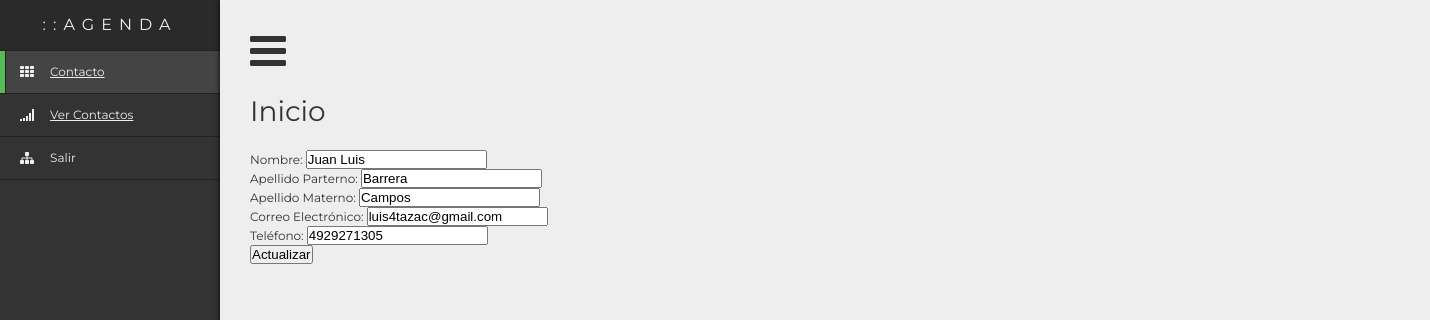
The app's page /contacto/editarContacto?id=12, older data.
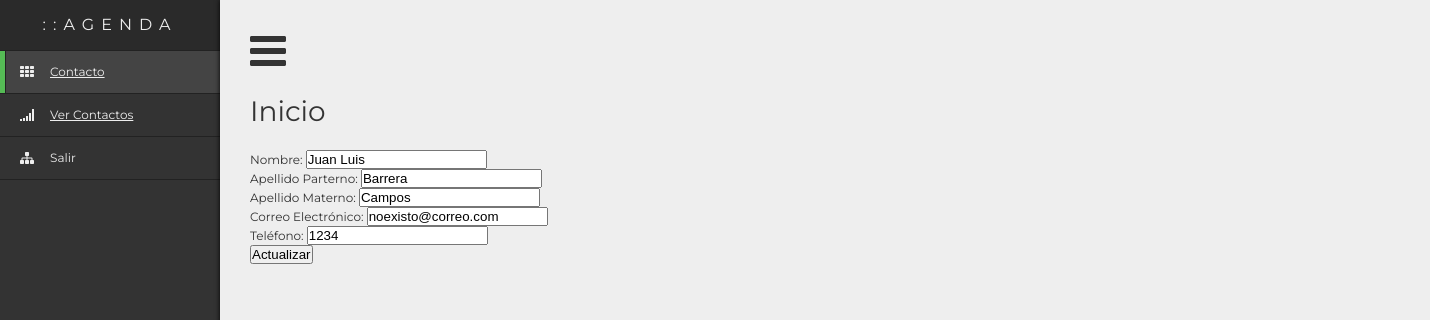
The same page, newer data.
### contacto/models.py (models this page shows, shortened)
class Contacto(models.Model):
  nombre = models.CharField(max_length=60,blank=False,help_text="NOMBRE")
  apaterno = models.CharField(max_length=60, blank=True,help_text="APELLIDO PATERNO")
  amaterno = models.CharField(max_length=60,blank=True,help_text="APELLIDO MATERNO")
  correo = models.EmailField(help_text="CORREO ELECTRÓNICO",max_length=150)
  telefono = models.CharField(max_length=60,blank=True,help_text="TELÉFONO")

### contacto/views.py (the view)
def EditarContacto(request):
  contacto = Contacto.objects.get(id=request.GET['id'])
  form = FormContacto({
    'nombre': contacto.nombre,
    'apaterno': contacto.apaterno,
    'amaterno': contacto.amaterno,
    'correo': contacto.correo,
    'telefono': contacto.telefono
  })
  contexto = {
  'formulario': form,
  'contacto':contacto
  }
  contexto.update(csrf(request))
  return render_to_response('contacto_edita.html',contexto)

### contacto/forms.py
class FormContacto ( forms.Form ) :
  nombre = forms.CharField ( widget=forms.TextInput (attrs={'class':'nombre'} ) , label='Nombre' , required=True )
  apaterno = forms.CharField ( widget=forms.TextInput (attrs={'class':'apaterno'}) , label='Apellido Parterno')
  amaterno = forms.CharField ( widget=forms.TextInput(attrs={'class':'amaterno'}) , label='Apellido Materno')
  correo = forms.CharField ( widget=forms.TextInput (attrs={'class':'correo'}) , label='Correo Electrónico', required=True )
  telefono = forms.CharField ( widget=forms.TextInput (attrs={'class':'telefono'}) , label='Teléfono' )

### templates/contacto/contacto_edita.html (shortened to what this page needs)
{% extends "base.html" %}
{% block contenido %}
  <form action="/contacto/actualizaContacto" method="post">
    {{ formulario.as_p }}
    <input type="submit" value="Actualizar">
  </form>
{% endblock contenido %}

### templates/main/base.html (shortened to what this page needs)
{% load staticfiles %}
<!DOCTYPE html>
<html lang="en">
{% include "head.html" %}
<body>
<div class='wrapper'>
  {% include "menu.html" %}
  <div class='content isOpen'>
    <a class='button'><h1>Inicio</h1></a>
    {% block contenido %}
    {% endblock contenido %}
  </div>
</div>
</body>
</html>

### templates/main/head.html (shortened to what this page needs)
{% load staticfiles %}
<head>
  {% block estilos %}
    <link rel="stylesheet" href="{% static "css/estilo.css" %}">
  {% endblock estilos %}
</head>

### templates/main/menu.html
<div class='sidebar'>
    <div class='title'>
      ::Agenda
    </div>
    <ul class='nav'>
      <li>
        <a href="/" class="active">Contacto</a>
      </li>
      <li>
        <a href="/contacto/verContactos">Ver Contactos</a>
      </li>
      <li>
        <a>Salir</a>
      </li>
    </ul>
  </div>

### static/css/estilo.css (style rules this page uses)
* { margin: 0; padding: 0; }
*, *:before, *:after { box-sizing: border-box; }
html, body { height: 100%; }
body { font: 12px/1 'Montserrat', sans-serif; color: #333; background: #333; overflow-x: hidden; }
.wrapper { display: flex; min-height: 100%; }
.sidebar { position: absolute; width: 220px; }
.content { flex: 1; padding: 30px; background: #eee; box-shadow: 0 0 5px black; transform: translate3d(0, 0, 0); transition: transform .3s; }
.content.isOpen { transform: translate3d(220px, 0, 0); }
.button { cursor: pointer; }
.button:before { content: '\f0c9'; font: 42px fontawesome; }
.title { font-size: 16px; line-height: 50px; text-align: center; text-transform: uppercase; letter-spacing: 7px; color: #eee; border-bottom: 1px solid #222; background: #2a2a2a; }
.nav li a { position: relative; display: block; padding: 15px 15px 15px 50px; font-size: 12px; color: #eee; border-bottom: 1px solid #222; }
.nav li a:before { font: 14px fontawesome; position: absolute; top: 14px; left: 20px; }
.nav li:nth-child(1) a:before { content: '\f00a'; }
.nav li:nth-child(2) a:before { content: '\f012'; }
.nav li:nth-child(3) a:before { content: '\f0e8'; }
.nav li a.active { box-shadow: inset 5px 0 0 #5b5, inset 6px 0 0 #222; background: #444; }
h1 { margin: 25px 0 15px; font-size: 28px; font-weight: 400; }

Row changes from the older to the newer data that the page shows:
changed Contacto "Juan Luis": correo "luis4tazac@gmail.com" → "noexisto@correo.com"; telefono "4929271305" → "1234"
